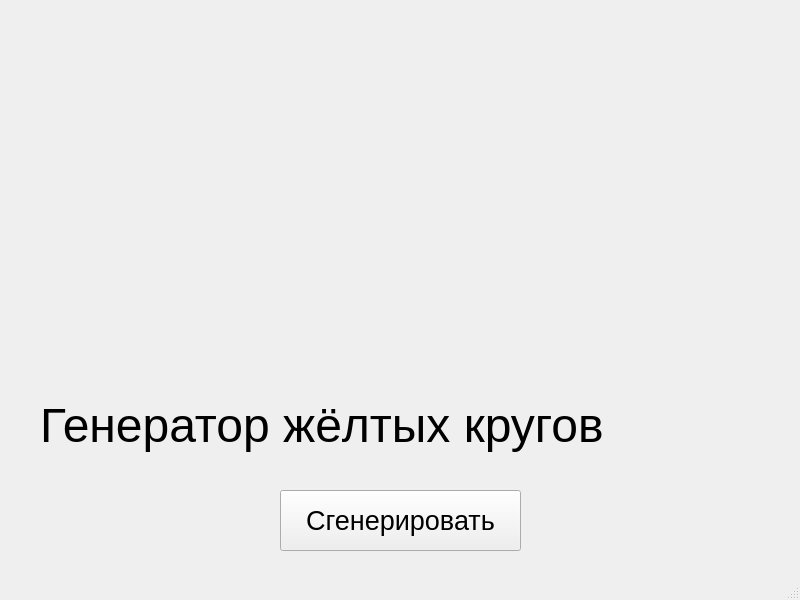
<?xml version="1.0" encoding="UTF-8"?>
<ui version="4.0">
 <class>MainWindow</class>
 <widget class="QMainWindow" name="MainWindow">
  <property name="geometry">
   <rect>
    <x>0</x>
    <y>0</y>
    <width>800</width>
    <height>600</height>
   </rect>
  </property>
  <property name="windowTitle">
   <string>MainWindow</string>
  </property>
  <widget class="QWidget" name="centralwidget">
   <widget class="QLabel" name="label">
    <property name="geometry">
     <rect>
      <x>40</x>
      <y>350</y>
      <width>761</width>
      <height>151</height>
     </rect>
    </property>
    <property name="font">
     <font>
      <pointsize>36</pointsize>
     </font>
    </property>
    <property name="text">
     <string>Генератор жёлтых кругов</string>
    </property>
   </widget>
   <widget class="QPushButton" name="pushButton">
    <property name="geometry">
     <rect>
      <x>280</x>
      <y>490</y>
      <width>241</width>
      <height>61</height>
     </rect>
    </property>
    <property name="font">
     <font>
      <pointsize>20</pointsize>
     </font>
    </property>
    <property name="text">
     <string>Сгенерировать</string>
    </property>
   </widget>
  </widget>
  <widget class="QMenuBar" name="menubar">
   <property name="geometry">
    <rect>
     <x>0</x>
     <y>0</y>
     <width>800</width>
     <height>26</height>
    </rect>
   </property>
  </widget>
  <widget class="QStatusBar" name="statusbar"/>
 </widget>
 <resources/>
 <connections/>
</ui>
